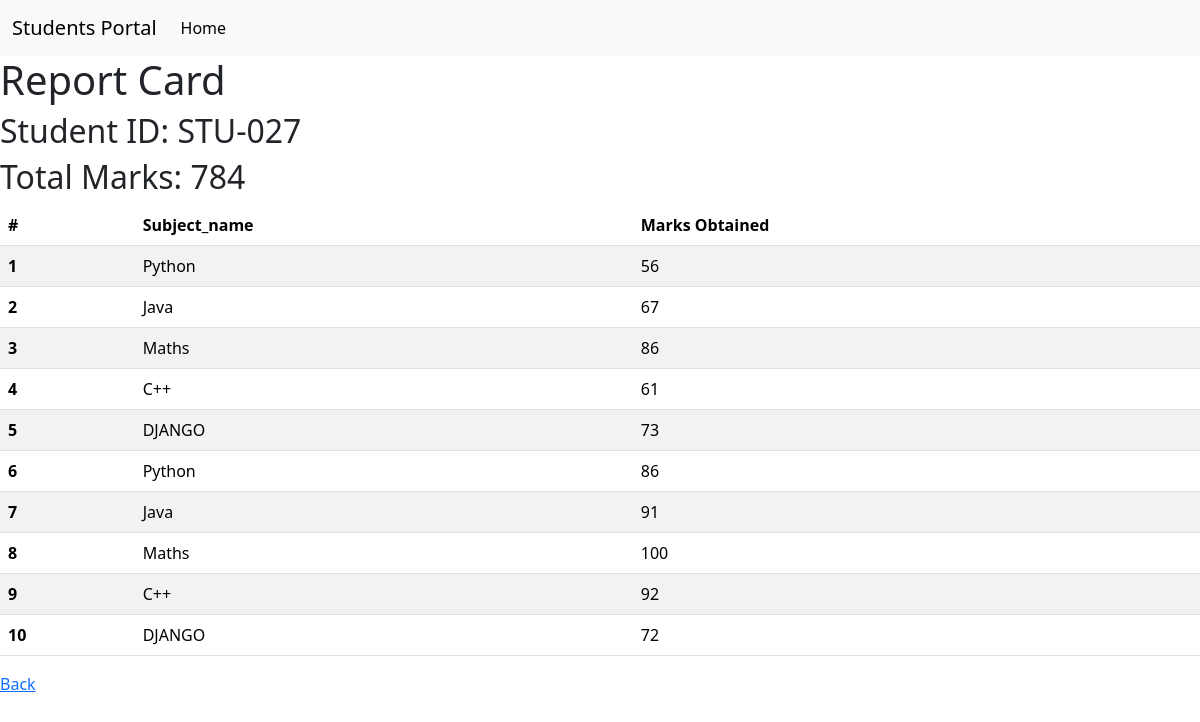
/student-marks/STU-027/, run on the app's committed database.
### students/models.py (models this page shows)
class SubjectMarks(models.Model):
    student_id = models.ForeignKey(StudentID, related_name='student_marks', on_delete=models.CASCADE)
    subject = models.ForeignKey(Subject, on_delete=models.CASCADE)
    marks = models.IntegerField()
    def __str__(self) -> str:
        return f"{self.student_id.student_id} {self.subject.subject_name} {self.marks}"
    class Meta:
        unique_together = ['student_id', 'subject']

class Subject(models.Model):
    subject_name = models.CharField(max_length=100)
    def __str__(self) -> str:
        return self.subject_name

### students/views.py (the view)
# urls.py: path('student-marks/<student_id>/', students_views.get_marks, name="get_marks"),
def get_marks(request, student_id):
    print("student id is:++++++++++++++++++++ ", student_id)
    queryset = SubjectMarks.objects.filter(student_id__student_id = student_id)
    total = queryset.aggregate(total_marks=models.Sum('marks'))
    print("marks for student---------------", queryset)
    return render(request, 'marks.html', {'marks': queryset, 'id': student_id, 'total_marks': total})

### templates/marks.html (shortened to what this page needs)
{% extends 'base.html' %}
{% block start %}
<div>
    <h1>Report Card</h1>
    <h2>Student ID: {{id}}</h2>
    <h2>Total Marks: {{total_marks.total_marks}}</h2>
    <table class="table table-striped">
        <thead>
          <tr>
            <th scope="col">#</th>
            <th scope="col">Subject_name</th>
            <th scope="col">Marks Obtained</th>
          </tr>
        </thead>
        <tbody>
            {% for mark in marks %}
            <tr>
                <th scope="row">{{forloop.counter}}</th>
                <td>{{mark.subject}}</td>
                <td>{{mark.marks}}</td>
              </tr>
            {% endfor %}
        </tbody>
      </table>
</div>
<div>
    <a href="{% url 'students_home_page' %}">Back</a>
</div>
{% endblock %}

### data on the page
SubjectMarks: subject "Python", marks "56"
SubjectMarks: subject "Java", marks "67"
SubjectMarks: subject "Maths", marks "86"
SubjectMarks: subject "C++", marks "61"
SubjectMarks: subject "DJANGO", marks "73"
SubjectMarks: subject "Python", marks "86"
SubjectMarks: subject "Java", marks "91"
SubjectMarks: subject "Maths", marks "100"
SubjectMarks: subject "C++", marks "92"
SubjectMarks: subject "DJANGO", marks "72"

### other printed values
{{ id }} "STU-027"
{{ total_marks.total_marks }} "784"
